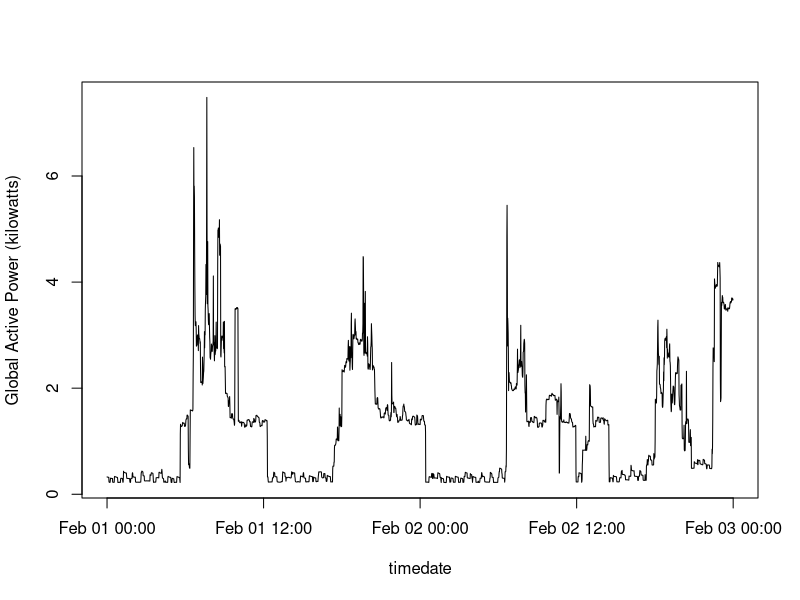

This figure's R source:
###############################

mydata <- read.csv("filtered_data.csv", header = TRUE, sep = "\t")

glob_act_pwr <- as.matrix(mydata$Global_active_power)
glob_act_pwr[glob_act_pwr=="?"] <- NA
glob_act_pwr2 <- as.numeric(glob_act_pwr)

timedate <- as.POSIXct(mydata$DateTime, format="%d/%m/%Y %H:%M:%S")

png("plot2.png", width = 480, height = 480)
plot(timedate, glob_act_pwr2, type="l", ylab = "Global Active Power (kilowatts)")
dev.off()